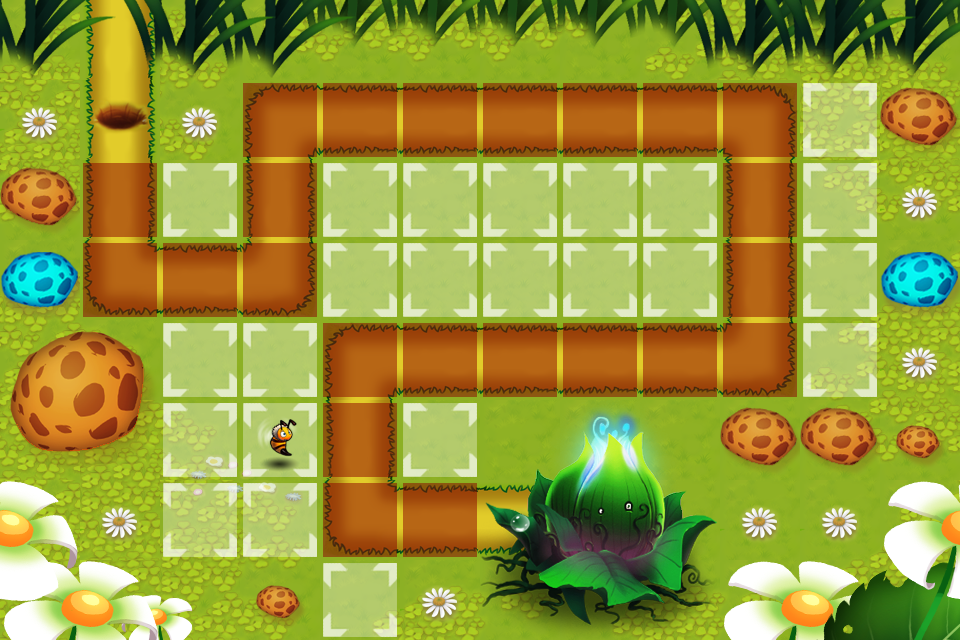

A level layout from a 2D game, rendered from its tile map. Below: a short description, then the map file with tile-grid data replaced by summaries:
An orthogonal 12x8 tile map with 80x80 px tiles, 9 tile layers (BACKGROUND1, BACKGROUND2, BACKGROUND3, BACKGROUND4, ...), 6 tilesets and 11 objects (WayPoint00, RapidSoliderPos, WayPoint01, WayPoint02, WayPoint03, ...).

<map version="1.0" orientation="orthogonal" width="12" height="8" tilewidth="80" tileheight="80">
 <tileset firstgid="1" name="2" tilewidth="80" tileheight="80">
  <image source="2.png" width="320" height="320" />
 </tileset>
 <tileset firstgid="17" name="1" tilewidth="80" tileheight="80">
  <image source="1.png" width="720" height="721" />
 </tileset>
 <tileset firstgid="98" name="build" tilewidth="80" tileheight="80">
  <image source="build.png" width="80" height="80" />
  <tile id="0">
   <properties>
    <property name="buildable" value="1" />
   </properties>
  </tile>
 </tileset>
 <tileset firstgid="99" name="road" tilewidth="80" tileheight="80">
  <image source="road.png" width="80" height="80" />
  <tile id="0">
   <properties>
    <property name="skillable" value="1" />
   </properties>
  </tile>
 </tileset>
 <tileset firstgid="100" name="rebuild" tilewidth="80" tileheight="80">
  <image source="rebuild.png" width="400" height="160" />
 </tileset>
 <tileset firstgid="110" name="55555" tilewidth="80" tileheight="80">
  <image source="55555.png" width="320" height="160" />
  <tile id="1">
   <properties>
    <property name="TowerId" value="103" />
   </properties>
  </tile>
 </tileset>
 <layer name="BACKGROUND1" width="12" height="8">
  <data>[96 cells, 96 non-empty, 2 distinct tile ids]</data>
 </layer>
 <layer name="BACKGROUND2" width="12" height="8">
  <data>[96 cells, 54 non-empty, 15 distinct tile ids]</data>
 </layer>
 <layer name="BACKGROUND3" width="12" height="8">
  <data>[96 cells, 40 non-empty, 13 distinct tile ids]</data>
 </layer>
 <layer name="BACKGROUND4" width="12" height="8">
  <data>[96 cells, 14 non-empty, 8 distinct tile ids]</data>
 </layer>
 <layer name="SEEDLAYER" width="12" height="8">
  <data>[96 cells, 9 non-empty, 9 distinct tile ids]</data>
 </layer>
 <layer name="BACKGROUND5" width="12" height="8">
  <data>[96 cells, 40 non-empty, 23 distinct tile ids]</data>
 </layer>
 <layer name="Meta" width="12" height="8">
  <data>[96 cells, 23 non-empty, 1 distinct tile ids]</data>
 </layer>
 <layer name="Towerface" width="12" height="8">
  <data>[96 cells, 23 non-empty, 1 distinct tile ids]</data>
 </layer>
 <layer name="Tower" width="12" height="8">
  <data>[96 cells, 1 non-empty, 1 distinct tile ids]</data>
 </layer>
 <objectgroup name="Objects" width="12" height="8">
  <object name="WayPoint00" x="120" y="120" />
  <object name="RapidSoliderPos" x="40" y="120" />
  <object name="WayPoint01" x="120" y="280" />
  <object name="WayPoint02" x="280" y="280" />
  <object name="WayPoint03" x="280" y="120" />
  <object name="WayPoint04" x="760" y="120" />
  <object name="WayPoint05" x="760" y="360" />
  <object name="WayPoint06" x="360" y="360" />
  <object name="WayPoint07" x="360" y="520" />
  <object name="WayPoint08" x="520" y="520" />
  <object name="SeedsPos" x="680" y="440" />
 </objectgroup>
</map>
